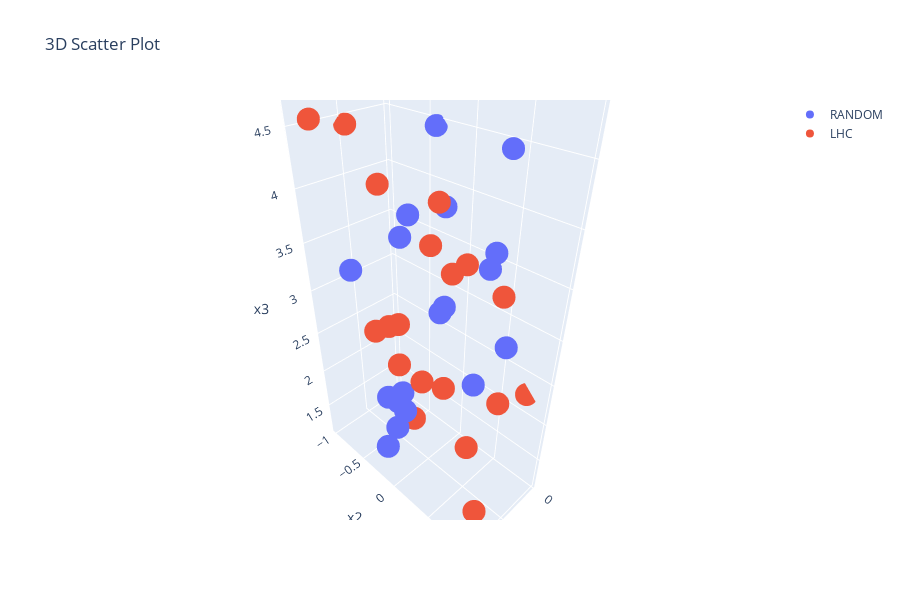

Notebook code for this chart:
### Markdown cell above
Let's plot a nice 3D visualisation of the data points generated using the `get_initial_design` method with both the Latin Hypercube and Uniform Random sampling schemes. Feel free to move the plot around an visualise the data across the various dimensions.

### Code cell
# Create 3D scatter plot
fig = go.Figure()

# Add the first set of points
fig.add_trace(go.Scatter3d(x=initial_points_random["x1"], y=initial_points_random["x2"], z=initial_points_random["x3"], mode='markers', name='RANDOM'))

# Add the second set of points
fig.add_trace(go.Scatter3d(x=initial_points_lhc["x1"], y=initial_points_lhc["x2"], z=initial_points_lhc["x3"], mode='markers', name='LHC'))

# Set labels and title
fig.update_layout(scene=dict(xaxis_title='x1',
                             yaxis_title='x2',
                             zaxis_title='x3'),
                  title='3D Scatter Plot', width = 900, height = 600)

# Show plot
fig.show()

### Figure 1 — Plotly figure (JSON) as saved in the notebook; plotly's stock layout.template omitted (floating-point values rounded to 4 significant figures)
{"data": [{"mode": "markers", "name": "RANDOM", "type": "scatter3d", "x": [0.5908, 0.6299, 0.6851, 0.04694, 0.181, 0.2295, 0.6778, 0.7575, 0.3459, 0.4355, 0.9062, 0.2347, 0.2414, 0.7776, 0.9171, 0.3175, 0.07312, 0.438, 0.0421, 0.689], "y": [0.2669, 0.7642, -0.1391, 0.4011, -0.5861, -0.6933, -0.1418, -0.1851, -0.009959, 0.1178, -0.1192, -0.4629, -0.2726, -0.7003, -0.1601, -0.678, 0.5487, 0.5786, -0.3722, 0.6906], "z": [3.27, 3.968, 1.855, 4.445, 3.658, 1.404, 3.774, 1.638, 2.95, 4.033, 2.216, 4.904, 4.83, 3.284, 1.503, 1.332, 2.712, 3.686, 4.455, 2.77]}, {"mode": "markers", "name": "LHC", "type": "scatter3d", "x": [0.6356, 0.8809, 0.2158, 0.4869, 0.7221, 0.6957, 0.2783, 0.1641, 0.008384, 0.3035, 0.8106, 0.3957, 0.973, 0.5816, 0.7992, 0.1005, 0.08038, 0.9445, 0.5353, 0.4259], "y": [0.5225, 0.3986, 0.2834, -0.99, 0.9647, 0.8122, -0.3205, -0.8081, 0.7853, 0.6296, 0.4067, 0.09777, -0.7527, -0.6598, -0.1856, -0.09643, -0.4998, 0.1087, -0.5551, -0.2937], "z": [3.783, 3.981, 1.263, 4.433, 2.783, 1.195, 1.856, 1.722, 2.256, 3.401, 4.272, 2.128, 4.606, 2.517, 2.946, 3.212, 4.88, 3.2, 4.052, 1.433]}], "layout": {"height": 600, "scene": {"xaxis": {"title": {"text": "x1"}}, "yaxis": {"title": {"text": "x2"}}, "zaxis": {"title": {"text": "x3"}}}, "title": {"text": "3D Scatter Plot"}, "width": 900}}
